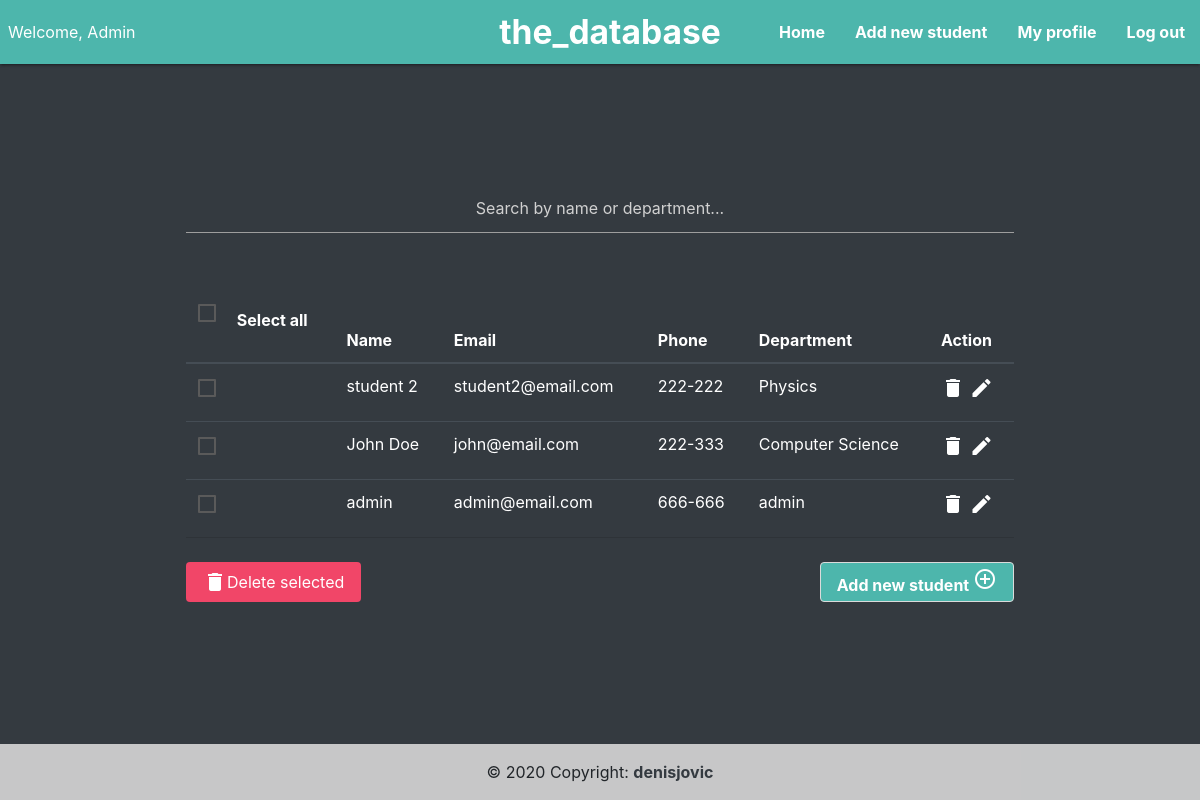
/show (signed in), run on an earlier commit of the app's database.
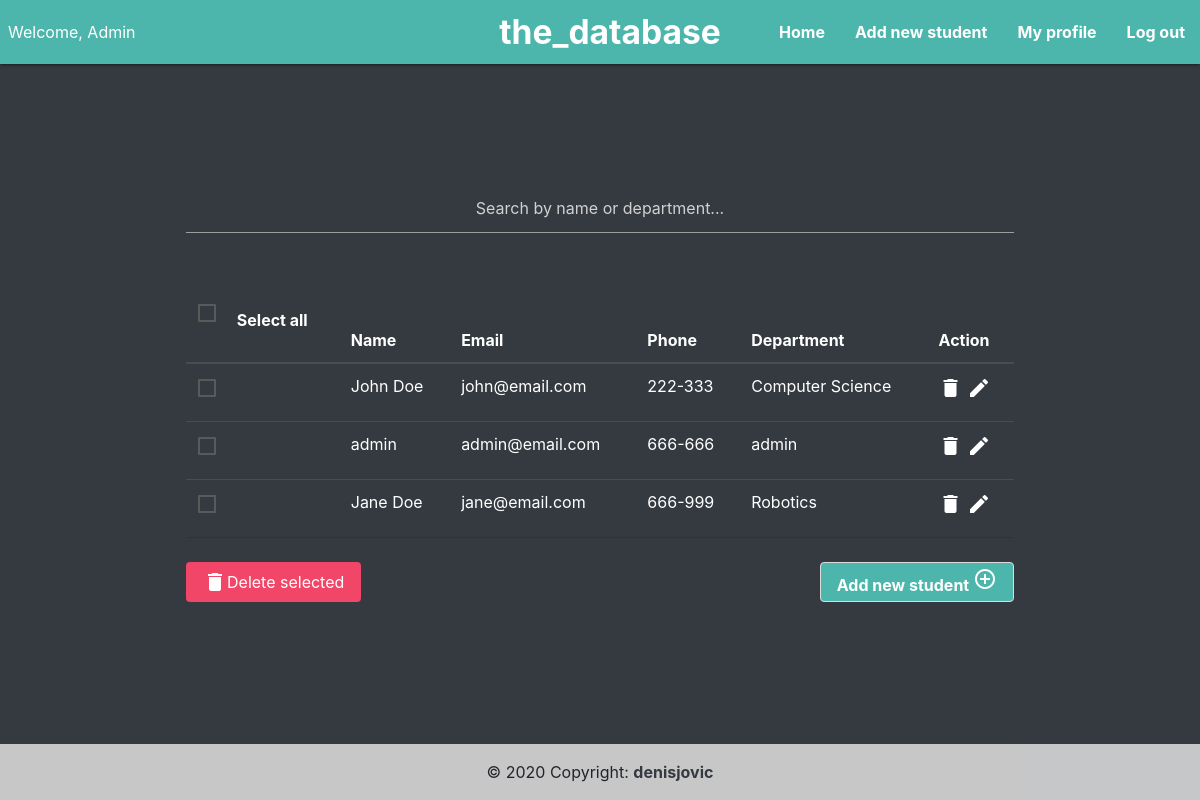
And on a later commit of the database.
### students_db/models.py (models this page shows, shortened)
class User(UserMixin, db.Model):
    id = db.Column(db.Integer(), primary_key=True)
    name = db.Column(db.String(30), nullable=False, unique=True)
    email = db.Column(db.String(40), nullable=False, unique=True)
    password_hash = db.Column(db.String(80), nullable=False, unique=True)
    department = db.Column(db.String(40), nullable=False)
    phone = db.Column(db.String(30))
    is_admin = db.Column(db.Boolean, default=False, nullable=False)

### students_db/routes.py (the view, shortened to what this page needs)
@app.route('/', methods=['GET', 'POST'])
@app.route('/show', methods=['GET', 'POST'])
@login_required
def dashboard():
    form = Filter()
    students = User.query.all()
    if request.method == 'GET':
        return render_template('table.html', students=students, form=form)

### students_db/forms.py
class Filter(FlaskForm):
    search = StringField(label='Search...')

### students_db/models.py (called while the page is built)
@login.user_loader
def load_user(id):
    return User.query.get(int(id))

### students_db/templates/table.html (shortened to what this page needs)
{% extends "layout.html" %}
{% block content %}
    {% if students %}
    <div class="mx-auto" style="width: 69%; margin-top:15vh">
        <form action="/" method="POST" class="form-register" style="color:white">
        {{ form.search(class="form-control-lg text-center text-white", placeholder="Search by name or department...") }}
        </form>
        <table class="table table-dark mt-5">
            <thead class="thead-dark text-white">
            <tr>
                {% if current_user.is_admin %}
                    <th scope="col">
                        <form action="/checkbox" method="POST" id="checkboxform">
                            <label for="select_all">
                                <span></span>
                            </label>
                            Select all
                    </th>
                {% endif %}
                <th scope="col">Name</th>
                <th scope="col">Email</th>
                <th scope="col">Phone</th>
                <th scope="col">Department</th>
                {% if current_user.is_admin %}
                    <th scope="col">Action</th>
                {% endif %}
            </tr>
            </thead>
            <tbody>
            {% for student in students %}
                <tr>
                {% if current_user.is_admin %}
                <td><label><input type="checkbox" value="{{ student.id }}" name="checkbox"/><span></span></label></td>
                {% endif %}
                <td>{{ student.name }}</td>
                <td>{{ student.email }}</td>
                <td>{{ student.phone }}</td>
                <td>{{ student.department }}</td>
                {% if current_user.is_admin %}
                <td><a href="/delete/{{ student.id }}" onclick="return confirm('Are you sure?');"><span class="material-icons">
                    </span></a>
                <a href="/edit/{{ student.id }}"><span class="material-icons">
                    </span></a>
                </td>
                {% endif %}
            {% endfor %}
            </tr>
            </tbody>
        </table>
        {% if current_user.is_admin %}
        <button type="submit" class="button is-danger">
            <span class="material-icons">delete</span>
            Delete selected
        </button>
        {% endif %}
        {% if current_user.is_admin %}
        <button class="button teal lighten-2" style="float: right;"><a class="text-white" href="/add">Add new student <span
                class="material-icons text-white">
        </span></a></button>
        {% endif %}
            </div>
        {% endif %}
{% endblock %}

### students_db/templates/layout.html (shortened to what this page needs)
<html>
<head>
    <link rel="stylesheet" href="https://cdnjs.cloudflare.com/ajax/libs/materialize/1.0.0/css/materialize.min.css">
    <link rel="stylesheet" href="{{ url_for('static', filename='style.css') }}">
    <link rel="stylesheet" href="https://cdnjs.cloudflare.com/ajax/libs/bulma/0.9.1/css/bulma.min.css"
/>
    <link rel="stylesheet" href="https://cdn.jsdelivr.net/npm/bootstrap@4.5.3/dist/css/bootstrap.min.css"
>
</head>
<body class='bg-dark'>
<nav class="teal lighten-2">
    <div class="nav-wrapper">
        {% if current_user.is_authenticated %}
            <ul id="nav-mobile" class="left hide-on-med-and-down pl-2">
                <li>Welcome, {{ current_user.name.capitalize() }}</li>
            </ul>
        {% endif %}
        <a href="/" class="brand-logo center" style="padding-left: 20px; margin-bottom: 20px;">the_database</a>
        <ul id="nav-mobile" class="right hide-on-med-and-down">
            {% if current_user.is_authenticated %}
                <li><a href="/">Home</a></li>
                {% if current_user.is_admin %}
                <li><a href="/add">Add new student</a></li>
                    {% endif %}
                <li><a href="/edit/{{ current_user.id }}">My profile</a></li>
                <li><a href="/logout">Log out</a></li>
            {% else %}
                <li><a href="/login">Log in</a></li>
                <li><a href="/register">Sign up</a></li>
                </ul>
            {% endif %}
    </div>
</nav>
{% block content %}
{% endblock %}
<footer class="bg-light text-center text-lg-start fixed-bottom">
    <div class="text-center p-3" style="background-color: rgba(0, 0, 0, 0.2)">
        © 2020 Copyright:
        <a class="text-dark" href="https://linkedin.com/in/denisjovic/">denisjovic</a>
    </div>
</footer>
</body>
</html>

### students_db/static/style.css (style rules this page uses)
body { font-family: 'JetBrains Mono', monospace; }
nav { padding: 0 0 30px 0; }
a, a:hover { text-decoration: none !important; font-weight: bold !important; color: white !important; }

What changed in the data, as far as the page shows it:
removed User: name "student 2", email "student2@email.com", phone "222-222", department "Physics"
added User: name "Jane Doe", email "jane@email.com", phone "666-999", department "Robotics"
